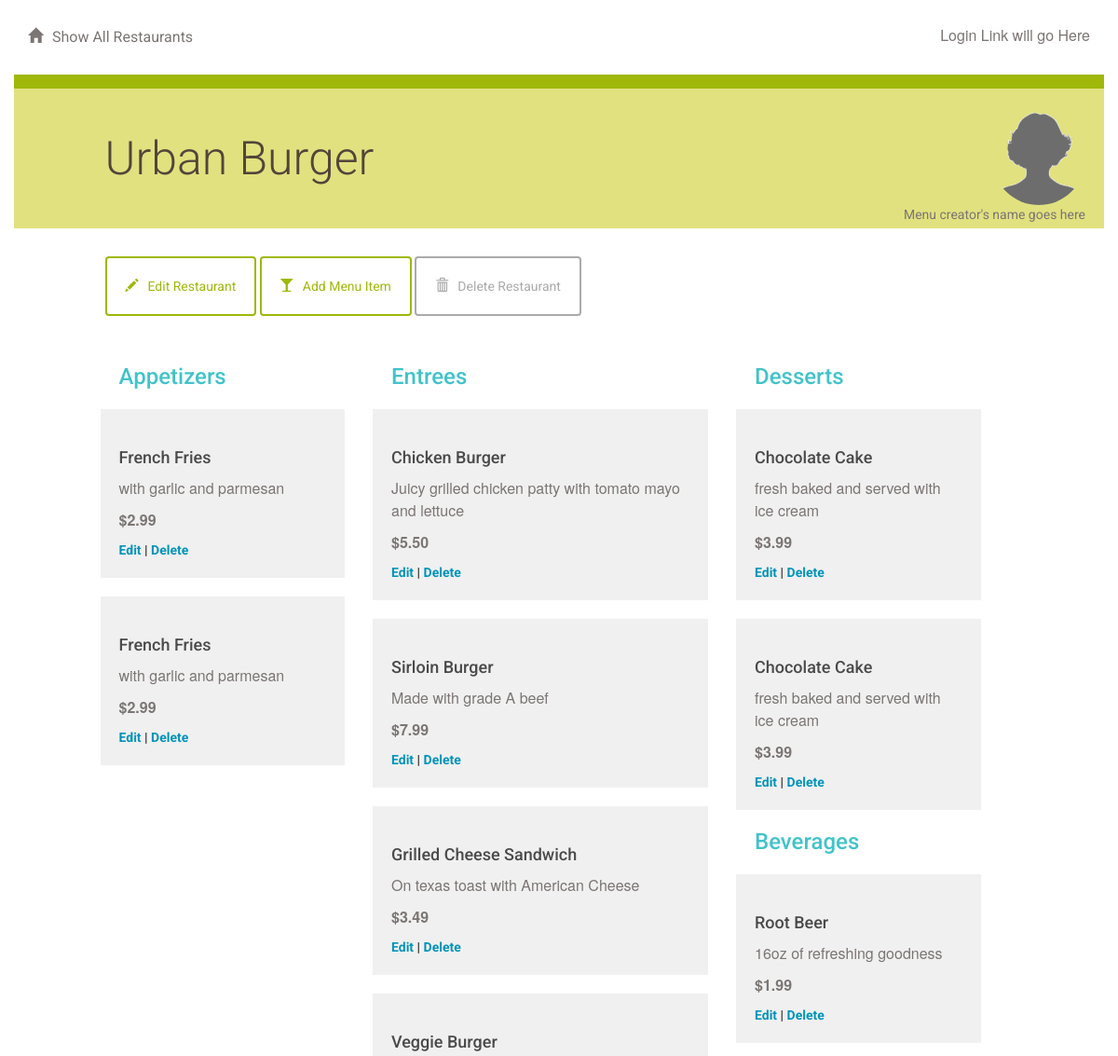
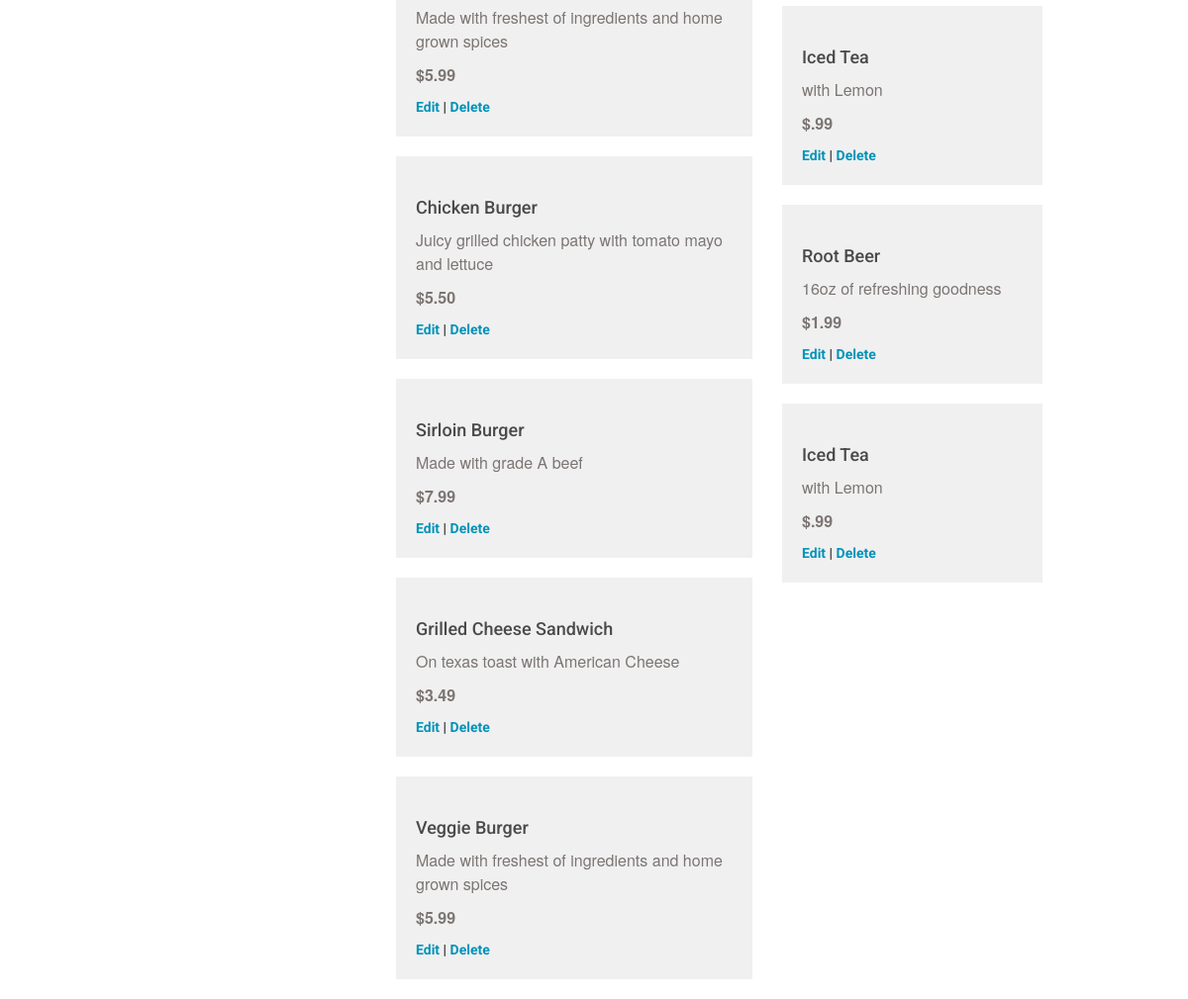
Screenshot of /restaurant/1/menu/ with the database file from the repository (2 pictures, top to bottom).
### database_setup.py (models this page shows, shortened)
class Restaurant(Base):
    __tablename__ = 'restaurant'
    id = Column(Integer, primary_key=True)
    name = Column(String(250), nullable=False)

class MenuItem(Base):
    __tablename__ = 'menu_item'
    name =Column(String(80), nullable = False)
    id = Column(Integer, primary_key = True)
    description = Column(String(250))
    price = Column(String(8))
    course = Column(String(250))
    restaurant_id = Column(Integer,ForeignKey('restaurant.id'))
    restaurant = relationship(Restaurant)

### project.py (the view)
@app.route('/restaurant/<int:restaurant_id>/')
@app.route('/restaurant/<int:restaurant_id>/menu/')
def showMenu(restaurant_id):
    restaurant = session.query(Restaurant).filter_by(id = restaurant_id).one()
    items = session.query(MenuItem).filter_by(restaurant_id = restaurant_id).all()
    return render_template('menu.html', items = items, restaurant = restaurant)

### templates/menu.html (shortened to what this page needs)
{% extends "main.html" %}
{% block content %}
{% include "header.html" %}
	<div class="row divider green">
		<div class="col-md-12"></div>
	</div>
	<div class="row banner menu">
		<div class="col-md-11 col-md-offset-1 padding-none">
			<h1>{{ restaurant.name }}
			<figure class="creator">
				<img src="{{ url_for('static', filename='blank_user.gif') }}">
				<figcaption>Menu creator's name goes here</figcaption>
			</figure>
			</h1>
		</div>
	</div>
	<div class="row padding-top padding-bottom">
		<div class="col-md-1"></div>
		<div class="col-md-11 padding-none">
			<a href="{{url_for('editRestaurant', restaurant_id = restaurant.id )}}">
				<button class="btn btn-default" id="new-menu-item">
					<span class="glyphicon glyphicon-pencil" aria-hidden="true"></span>Edit Restaurant
				</button>
			</a>
			<a href="{{url_for('newMenuItem', restaurant_id = restaurant.id )}}">
				<button class="btn btn-default" id="new-menu-item">
					<span class="glyphicon glyphicon-glass" aria-hidden="true"></span>Add Menu Item
				</button>
			</a>
						<a href="{{url_for('deleteRestaurant', restaurant_id = restaurant.id )}}">
				<button class="btn btn-default delete" id="delete-restaurant">
					<span class="glyphicon glyphicon-trash" aria-hidden="true"></span>Delete Restaurant
				</button>
			</a>
		</div>
		<div class="col-md-7"></div>
	</div>
	{% if items !=[] %}
		<div class="row">
			<div class="col-md-1"></div>
			<div class="col-md-3">
				<h2>Appetizers</h2>
					{% for i in items %}
						{% if i.course == 'Appetizer' %}
							<div class="menu-item">
								<h3>{{i.name}}</h3>
								<p>{{i.description}}</p>
								<p class="menu-price">{{i.price}}</p>
								<a href='{{url_for('editMenuItem', restaurant_id = restaurant.id, menu_id=i.id ) }}'>Edit</a> |
								<a href='{{url_for('deleteMenuItem', restaurant_id = restaurant.id, menu_id=i.id ) }}'>Delete</a>
							</div>
						{% endif %}
					{% endfor %}
			</div>
			<div class="col-md-4">
				<h2>Entrees</h2>
					{% for i in items %}
						{% if i.course == 'Entree' %}
						<div class="menu-item">
							<h3>{{i.name}}</h3>
							<p>{{i.description}}</p>
							<p class="menu-price">{{i.price}}</p>
							<a href='{{url_for('editMenuItem', restaurant_id = restaurant.id, menu_id=i.id ) }}'>Edit</a> |
							<a href='{{url_for('deleteMenuItem', restaurant_id = restaurant.id, menu_id=i.id ) }}'>Delete</a>
						</div>
						{% endif %}
					{% endfor %}
			</div>
			<div class="col-md-3">
				<h2>Desserts</h2>
					{% for i in items %}
						{% if i.course == 'Dessert' %}
						<div class="menu-item">
							<h3>{{i.name}}</h3>
							<p>{{i.description}}</p>
							<p class="menu-price">{{i.price}}</p>
							<a href='{{url_for('editMenuItem', restaurant_id = restaurant.id, menu_id=i.id ) }}'>Edit</a> |
							<a href='{{url_for('deleteMenuItem', restaurant_id = restaurant.id, menu_id=i.id ) }}'>Delete</a>
						</div>
						{% endif %}
					{% endfor %}
				<h2>Beverages</h2>
					{% for i in items %}
						{% if i.course == 'Beverage' %}
						<div class="menu-item">
							<h3>{{i.name}}</h3>
							<p>{{i.description}}</p>
							<p class="menu-price">{{i.price}}</p>
							<a href='{{url_for('editMenuItem', restaurant_id = restaurant.id, menu_id=i.id ) }}'>Edit</a> |
							<a href='{{url_for('deleteMenuItem', restaurant_id = restaurant.id, menu_id=i.id ) }}'>Delete</a>
						</div>
						{% endif %}
					{% endfor %}
			</div>
			<div class="col-md-1"></div>
		</div>
	{% endif %}
{% endblock %}

### static/styles.css (style rules this page uses)
* { font-family: "Helvetica Neue Bold", Roboto, Helvetica, Arial, sans-serif; font-weight: 700; }
h1 { font-family: "Helvetica Neue Light", Roboto, Helvetica, Arial, sans-serif; font-size: 50px; color: #51453B; line-height: 60px; font-weight: 300; }
h2 { font-size: 24px; color: #42C3C9; line-height: 29px; }
h3 { font-size: 18px; color: #4A4A4A; line-height: 23px; }
p { font-family: "Helvetica Neue", Roboto, Helvetica, Arial, sans-serif; font-size: 16px; color: #7B7573; line-height: 24px; font-weight: 400; }
a { font-size: 14px; color: #0093B9; line-height: 17px; }
.padding-top { padding-top: 30px; }
.padding-bottom { padding-bottom: 30px; }
.padding-none { padding: 0; }
.btn { padding: 20px; margin: 0; border-color: #9FB80A; border-width: 2px; color: #9FB80A;; }
.btn.delete { border-color: #aaaaaa; color: #aaaaaa; }
.glyphicon { margin-right: 10px; }
.divider { height: 15px; }
.divider.green { background-color: #9FB80A; }
.banner.menu { height: 150px; background-color: #E1E17F; }
.banner h1 { margin: 45px 0; }
.menu-item { background: #F0F0F0; padding: 20px; margin: 20px; margin-left: -20px; }
.menu-price { font-weight: 700; }
.creator { padding-right: 20px; margin-top: -20px; text-align: right; float:right; }
.creator img { width: 100px; border-radius: 50%; }
.creator figcaption { font-size: 14px; color: #7B7573; font-weight: 400; margin-top: -20px; }

### rows the page displays
Restaurant: name "Urban Burger"
MenuItem: name "French Fries", description "with garlic and parmesan", price "$2.99"
MenuItem: name "French Fries", description "with garlic and parmesan", price "$2.99"
MenuItem: name "Chicken Burger", description "Juicy grilled chicken patty with tomato mayo and lettuce", price "$5.50"
MenuItem: name "Sirloin Burger", description "Made with grade A beef", price "$7.99"
MenuItem: name "Grilled Cheese Sandwich", description "On texas toast with American Cheese", price "$3.49"
MenuItem: name "Veggie Burger", description "Made with freshest of ingredients and home grown spices", price "$5.99"
MenuItem: name "Chicken Burger", description "Juicy grilled chicken patty with tomato mayo and lettuce", price "$5.50"
MenuItem: name "Sirloin Burger", description "Made with grade A beef", price "$7.99"
MenuItem: name "Grilled Cheese Sandwich", description "On texas toast with American Cheese", price "$3.49"
MenuItem: name "Veggie Burger", description "Made with freshest of ingredients and home grown spices", price "$5.99"
MenuItem: name "Chocolate Cake", description "fresh baked and served with ice cream", price "$3.99"
MenuItem: name "Chocolate Cake", description "fresh baked and served with ice cream", price "$3.99"
MenuItem: name "Root Beer", description "16oz of refreshing goodness", price "$1.99"
MenuItem: name "Iced Tea", description "with Lemon", price "$.99"
MenuItem: name "Root Beer", description "16oz of refreshing goodness", price "$1.99"
MenuItem: name "Iced Tea", description "with Lemon", price "$.99"
